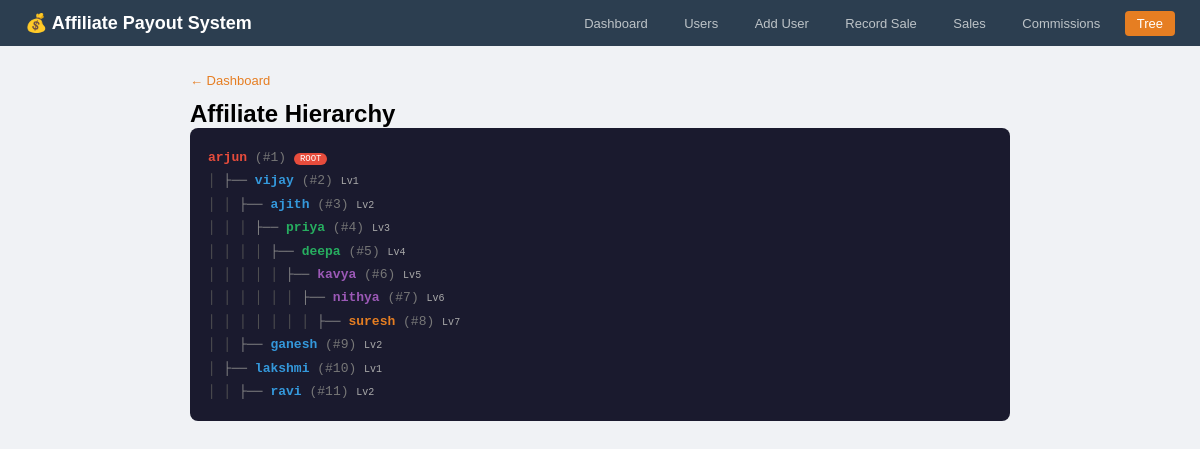
Page /tree_view.php on the committed database.
### tables this page shows
CREATE TABLE `users` (
  `id` int(10) UNSIGNED NOT NULL,
  `username` varchar(50) NOT NULL,
  `email` varchar(255) NOT NULL,
  `full_name` varchar(100) NOT NULL DEFAULT '',
  `parent_id` int(10) UNSIGNED DEFAULT NULL,
  `status` enum('active','inactive','suspended') NOT NULL DEFAULT 'active',
  `created_at` datetime NOT NULL DEFAULT current_timestamp()
);

### tree_view.php (the view, shortened to what this page needs)
<?php
require_once 'database/db.php';
$r = mysqli_query($conn, "SELECT id, username, full_name, parent_id, status FROM users ORDER BY id");
$all = array();
while ($row = mysqli_fetch_assoc($r)) { $all[] = $row; }
$kids = array();
$roots = array();
foreach ($all as $u) {
    if ($u['parent_id'] == '' || $u['parent_id'] === null) {
        $roots[] = $u;
    } else {
        $p = $u['parent_id'];
        if (!isset($kids[$p])) $kids[$p] = array();
        $kids[$p][] = $u;
    }
}
function draw_tree($user, $kids, $depth) {
    $indent = str_repeat('│   ', $depth);
    $prefix = ($depth > 0) ? '├── ' : '';
    $colors = array('#e74c3c','#3498db','#3498db','#27ae60','#27ae60','#9b59b6','#9b59b6','#e67e22','#e67e22');
    $color = isset($colors[$depth]) ? $colors[$depth] : '#888';
    $h = '<div style="font-family:monospace;font-size:13px;line-height:1.8;">';
    $h .= '<span style="color:#555">' . htmlspecialchars($indent) . '</span>';
    $h .= '<span style="color:#888">' . $prefix . '</span>';
    $h .= '<a href="user_detail.php?id=' . $user['id'] . '" style="color:' . $color . ';text-decoration:none;font-weight:bold;">';
    $h .= htmlspecialchars($user['username']);
    $h .= '</a>';
    $h .= ' <span style="color:#777">(#' . $user['id'] . ')</span>';
    if ($depth == 0) {
        $h .= ' <span style="background:#e74c3c;color:#fff;padding:1px 6px;border-radius:8px;font-size:9px">ROOT</span>';
    } else {
        $h .= ' <span style="color:#aaa;font-size:10px">Lv' . $depth . '</span>';
    }
    $h .= '</div>';
    $id = $user['id'];
    if (isset($kids[$id])) {
        foreach ($kids[$id] as $child) {
            $h .= draw_tree($child, $kids, $depth + 1);
        }
    }
    return $h;
}
?>
<!DOCTYPE html>
<html lang="en">
<head>
</head>
<body>
<div class="topbar">
    <h1>💰 Affiliate Payout System</h1>
    <div>
        <a href="index.php">Dashboard</a>
        <a href="view_users.php">Users</a>
        <a href="add_user.php">Add User</a>
        <a href="record_sale.php">Record Sale</a>
        <a href="view_sales.php">Sales</a>
        <a href="view_commissions.php">Commissions</a>
        <a href="tree_view.php" class="on">Tree</a>
    </div>
</div>
<div class="wrap">
    <a href="index.php" class="back">← Dashboard</a>
    <div class="card">
        <h2>Affiliate Hierarchy</h2>
        <div style="background:#1a1a2e;padding:18px;border-radius:8px;overflow-x:auto;">
            <?php
            foreach ($roots as $root) {
                echo draw_tree($root, $kids, 0);
            }
            ?>
        </div>
    </div>
</div>
</body>
</html>

### tree_view.php (style rules this page uses)
* { box-sizing:border-box; margin:0; padding:0; }
body { font-family:Arial,sans-serif; background:#f0f2f5; }
.topbar { background:#2c3e50; padding:12px 25px; display:flex; justify-content:space-between; align-items:center; flex-wrap:wrap; }
.topbar h1 { color:#fff; font-size:18px; }
.topbar a { color:#bdc3c7; text-decoration:none; font-size:13px; padding:5px 12px; border-radius:4px; margin-left:8px; }
.topbar a.on { background:#e67e22; color:#fff; }
.wrap { max-width:850px; margin:25px auto; padding:0 15px; }
.back { display:inline-block; margin-bottom:12px; color:#e67e22; text-decoration:none; font-size:13px; }

### rows in the picture
users: kids "arjun", id "1"
users: indent "│", prefix "├──", value "vijay", id "2", depth "1"
users: indent "│ │", prefix "├──", value "ajith", id "3", depth "2"
users: indent "│ │ │", prefix "├──", value "priya", id "4", depth "3"
users: indent "│ │ │ │", prefix "├──", value "deepa", id "5", depth "4"
users: indent "│ │ │ │ │", prefix "├──", value "kavya", id "6", depth "5"
users: indent "│ │ │ │ │ │", prefix "├──", value "nithya", id "7", depth "6"
users: indent "│ │ │ │ │ │ │", prefix "├──", value "suresh", id "8", depth "7"
users: indent "│ │", prefix "├──", value "ganesh", id "9", depth "2"
users: indent "│", prefix "├──", value "lakshmi", id "10", depth "1"
users: indent "│ │", prefix "├──", value "ravi", id "11", depth "2"
